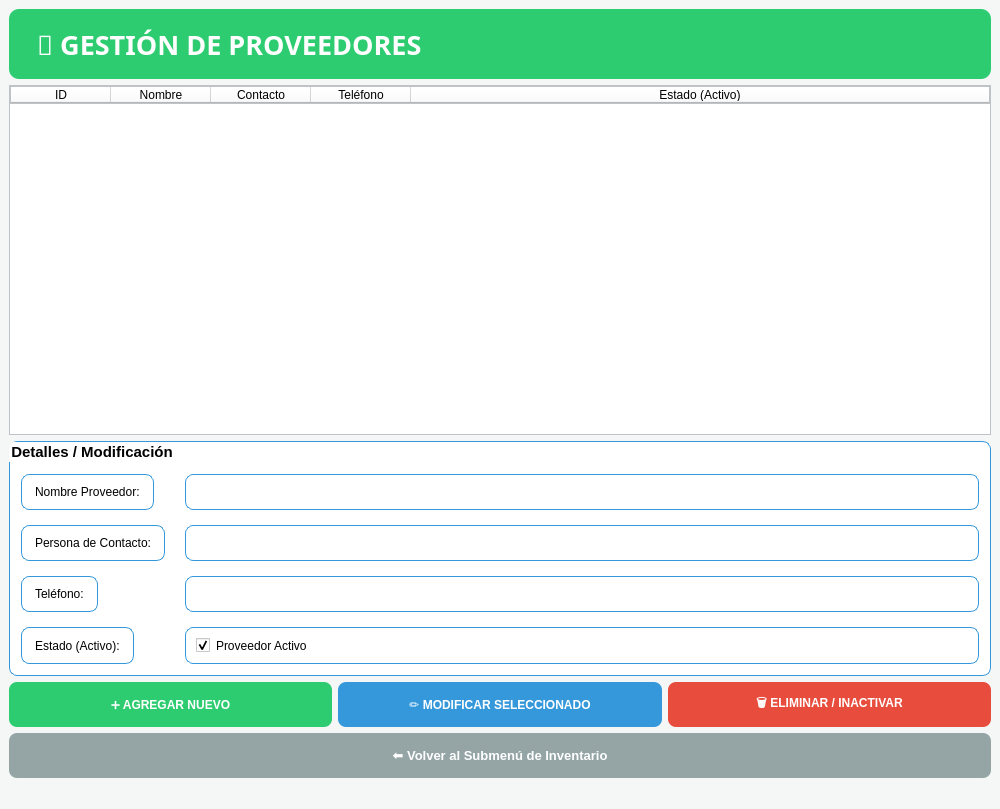
<?xml version="1.0" encoding="UTF-8"?>
<ui version="4.0">
 <class>MainWindow</class>
 <widget class="QMainWindow" name="MainWindow">
  <property name="geometry">
   <rect>
    <x>0</x>
    <y>0</y>
    <width>1000</width>
    <height>700</height>
   </rect>
  </property>
  <property name="windowTitle">
   <string>1.3 Gestión de Proveedores - Atai Sushi SIG</string>
  </property>
  <property name="styleSheet">
   <string notr="true">background-color: #f4f7f6;</string>
  </property>
  <widget class="QWidget" name="centralwidget">
   <layout class="QGridLayout" name="gridLayout_main">
    <item row="0" column="0" colspan="3">
     <widget class="QLabel" name="label_header">
      <property name="minimumSize">
       <size>
        <width>0</width>
        <height>70</height>
       </size>
      </property>
      <property name="font">
       <font>
        <family>Segoe UI Black</family>
        <pointsize>20</pointsize>
        <weight>75</weight>
        <bold>true</bold>
       </font>
      </property>
      <property name="styleSheet">
       <string notr="true">background-color: #2ecc71; color: white; border-radius: 10px; padding-left: 20px;</string>
      </property>
      <property name="text">
       <string>🚚 GESTIÓN DE PROVEEDORES</string>
      </property>
     </widget>
    </item>
    <item row="1" column="0" colspan="3">
     <widget class="QTableWidget" name="tabla_proveedores">
      <property name="minimumSize">
       <size>
        <width>0</width>
        <height>350</height>
       </size>
      </property>
      <property name="styleSheet">
       <string notr="true">background-color: white; border: 1px solid #bdc3c7;</string>
      </property>
      <attribute name="horizontalHeaderStretchLastSection">
       <bool>true</bool>
      </attribute>
      <column>
       <property name="text">
        <string>ID</string>
       </property>
      </column>
      <column>
       <property name="text">
        <string>Nombre</string>
       </property>
      </column>
      <column>
       <property name="text">
        <string>Contacto</string>
       </property>
      </column>
      <column>
       <property name="text">
        <string>Teléfono</string>
       </property>
      </column>
      <column>
       <property name="text">
        <string>Estado (Activo)</string>
       </property>
      </column>
     </widget>
    </item>
    <item row="2" column="0" colspan="3">
     <widget class="QGroupBox" name="groupBox_crud">
      <property name="title">
       <string>Detalles / Modificación</string>
      </property>
      <property name="font">
       <font>
        <pointsize>11</pointsize>
        <weight>75</weight>
        <bold>true</bold>
       </font>
      </property>
      <property name="styleSheet">
       <string notr="true">background-color: white; border: 1px solid #3498db; border-radius: 8px; padding: 10px;</string>
      </property>
      <layout class="QFormLayout" name="formLayout_crud">
       <property name="horizontalSpacing">
        <number>20</number>
       </property>
       <property name="verticalSpacing">
        <number>15</number>
       </property>
       <item row="0" column="0">
        <widget class="QLabel" name="label_nombre">
         <property name="text">
          <string>Nombre Proveedor:</string>
         </property>
        </widget>
       </item>
       <item row="0" column="1">
        <widget class="QLineEdit" name="entrada_nombre">
         <property name="minimumSize">
          <size>
           <width>0</width>
           <height>35</height>
          </size>
         </property>
        </widget>
       </item>
       <item row="1" column="0">
        <widget class="QLabel" name="label_contacto">
         <property name="text">
          <string>Persona de Contacto:</string>
         </property>
        </widget>
       </item>
       <item row="1" column="1">
        <widget class="QLineEdit" name="entrada_contacto">
         <property name="minimumSize">
          <size>
           <width>0</width>
           <height>35</height>
          </size>
         </property>
        </widget>
       </item>
       <item row="2" column="0">
        <widget class="QLabel" name="label_telefono">
         <property name="text">
          <string>Teléfono:</string>
         </property>
        </widget>
       </item>
       <item row="2" column="1">
        <widget class="QLineEdit" name="entrada_telefono">
         <property name="minimumSize">
          <size>
           <width>0</width>
           <height>35</height>
          </size>
         </property>
        </widget>
       </item>
       <item row="3" column="0">
        <widget class="QLabel" name="label_activo">
         <property name="text">
          <string>Estado (Activo):</string>
         </property>
        </widget>
       </item>
       <item row="3" column="1">
        <widget class="QCheckBox" name="checkbox_activo">
         <property name="text">
          <string>Proveedor Activo</string>
         </property>
         <property name="checked">
          <bool>true</bool>
         </property>
        </widget>
       </item>
      </layout>
     </widget>
    </item>
    <item row="3" column="0">
     <widget class="QPushButton" name="boton_agregar">
      <property name="minimumSize">
       <size>
        <width>0</width>
        <height>45</height>
       </size>
      </property>
      <property name="font">
       <font>
        <weight>75</weight>
        <bold>true</bold>
       </font>
      </property>
      <property name="styleSheet">
       <string notr="true">background-color: #2ecc71; color: white; border-radius: 8px;</string>
      </property>
      <property name="text">
       <string>➕ AGREGAR NUEVO</string>
      </property>
     </widget>
    </item>
    <item row="3" column="1">
     <widget class="QPushButton" name="boton_modificar">
      <property name="minimumSize">
       <size>
        <width>0</width>
        <height>45</height>
       </size>
      </property>
      <property name="font">
       <font>
        <weight>75</weight>
        <bold>true</bold>
       </font>
      </property>
      <property name="styleSheet">
       <string notr="true">background-color: #3498db; color: white; border-radius: 8px;</string>
      </property>
      <property name="text">
       <string>✏️ MODIFICAR SELECCIONADO</string>
      </property>
     </widget>
    </item>
    <item row="3" column="2">
     <widget class="QPushButton" name="boton_eliminar">
      <property name="minimumSize">
       <size>
        <width>0</width>
        <height>45</height>
       </size>
      </property>
      <property name="font">
       <font>
        <weight>75</weight>
        <bold>true</bold>
       </font>
      </property>
      <property name="styleSheet">
       <string notr="true">background-color: #e74c3c; color: white; border-radius: 8px;</string>
      </property>
      <property name="text">
       <string>🗑️ ELIMINAR / INACTIVAR</string>
      </property>
     </widget>
    </item>
    <item row="4" column="0" colspan="3">
     <widget class="QPushButton" name="boton_volver_submenu">
      <property name="minimumSize">
       <size>
        <width>0</width>
        <height>45</height>
       </size>
      </property>
      <property name="font">
       <font>
        <pointsize>10</pointsize>
        <weight>75</weight>
        <bold>true</bold>
       </font>
      </property>
      <property name="styleSheet">
       <string notr="true">background-color: #95a5a6; color: white; border-radius: 8px;</string>
      </property>
      <property name="text">
       <string>⬅️ Volver al Submenú de Inventario</string>
      </property>
     </widget>
    </item>
   </layout>
  </widget>
  <widget class="QStatusBar" name="statusbar"/>
 </widget>
 <resources/>
 <connections/>
</ui>
